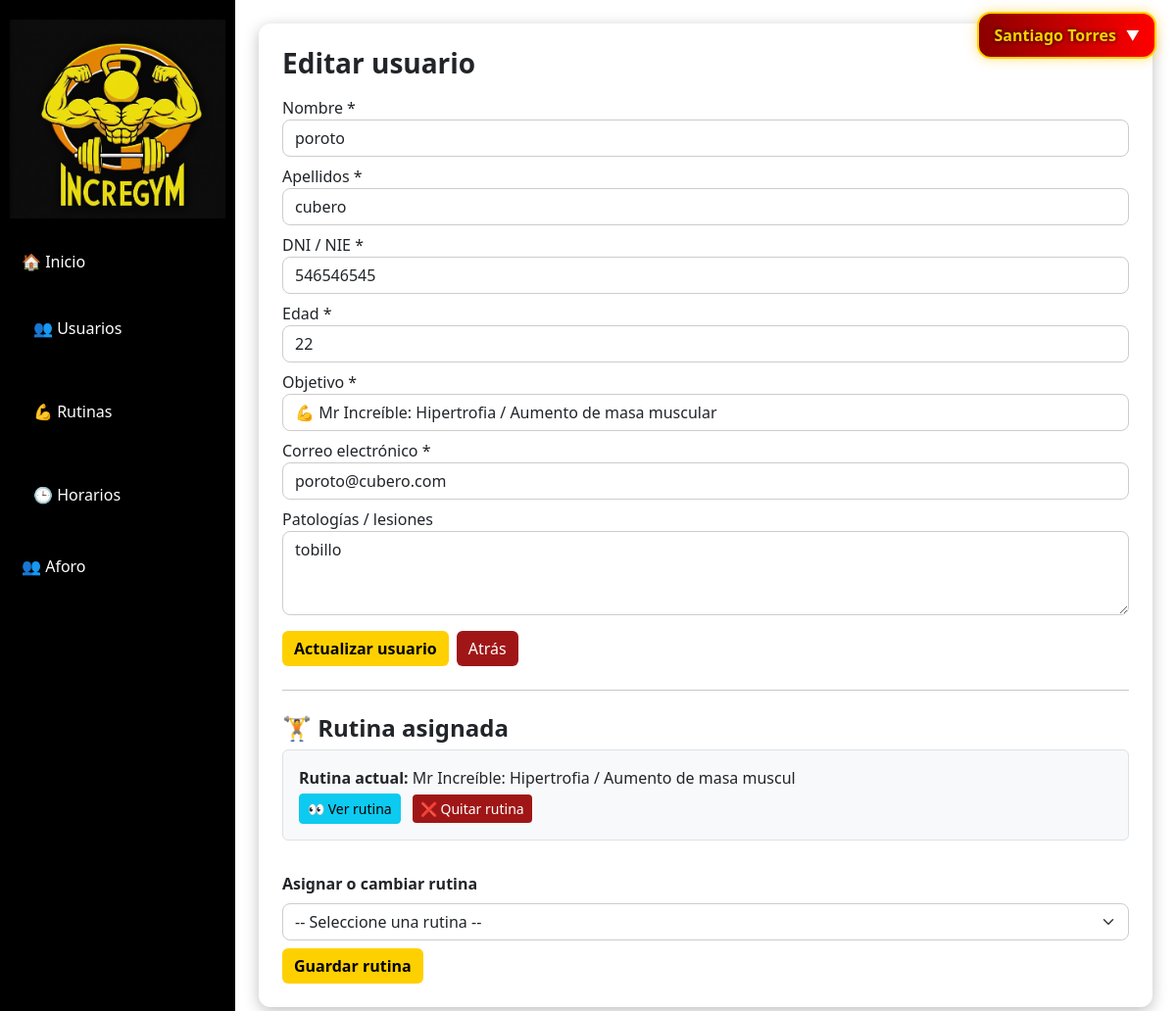
The page /index.php?url=usuarios/edit&id=15 (signed in) on the database its author committed.
### tables this page shows
CREATE TABLE `usuarios` (
  `id` int(11) NOT NULL,
  `nombre` varchar(50) NOT NULL,
  `apellidos` varchar(100) NOT NULL,
  `dni` varchar(12) NOT NULL,
  `edad` int(11) NOT NULL,
  `objetivo` varchar(100) NOT NULL,
  `email` varchar(100) NOT NULL,
  `patologias` text DEFAULT NULL
);

CREATE TABLE `usuarios_rutinas` (
  `id` int(11) NOT NULL,
  `usuario_id` int(11) NOT NULL,
  `rutina_id` int(11) NOT NULL,
  `fecha_asignacion` datetime NOT NULL
);

CREATE TABLE `rutinas` (
  `id` int(11) NOT NULL,
  `nombre` varchar(50) NOT NULL,
  `objetivo` varchar(200) NOT NULL
);

### controllers/UsuarioController.php (called while the page is built, shortened)
<?php
require_once __DIR__ . '/../config/Database.php';
require_once __DIR__ . '/../models/Usuario.php';
require_once __DIR__ . '/../models/Rutina.php';
require_once __DIR__ . '/../models/UsuarioRutina.php';
require_once __DIR__ . '/../config/paths.php';
class UsuarioController {
    public function edit() {
        $pdo = Database::connect();
        $id = $_GET['id'] ?? null;
        $usuario = Usuario::find($pdo, $id);
        $objetivos = require __DIR__ . '/../config/objetivos.php';
        $rutinaActual = UsuarioRutina::obtenerRutina($pdo, (int)$id);
        include __DIR__ . '/../views/layout.php';
    }
}

### config/paths.php (called while the page is built)
<?php
function base_path(): string
{
    $scriptName = $_SERVER['SCRIPT_NAME'] ?? '';
    $dir = str_replace('\\', '/', dirname($scriptName));
    if ($dir === '/' || $dir === '\\' || $dir === '.' || $dir === '') {
        return '';
    }
    return rtrim($dir, '/');
}

### models/Usuario.php (called while the page is built, shortened)
<?php
class Usuario {
    public static function find($pdo, $id) {
        $stmt = $pdo->prepare("SELECT * FROM usuarios WHERE id = ?");
        $stmt->execute([$id]);
        return $stmt->fetch();
    }
}

### config/objetivos.php (called while the page is built)
<?php
return [
    "💪 Mr Increíble: Hipertrofia / Aumento de masa muscular",
    "❄️ Frozono: Tonificación",
    "⚡ Dash: Atletas (pliometría, potencia)",
    "🔥 Elastic Girl: Pérdida de grasa + Flexibilidad",
    "🟣 Violeta: Adolescentes principiantes",
    "🏋️ Jack Jack: HYROX / CROSSFIT / IRONMAN",
    "🧓 Edna Moda: Recuperación funcional / +65"
];

### models/UsuarioRutina.php (called while the page is built, shortened)
<?php
class UsuarioRutina
{
    public static function obtenerRutina(PDO $pdo, int $usuarioId): ?array
    {
        $sql = "SELECT r.*, ur.fecha_asignacion
                FROM usuarios_rutinas ur
                JOIN rutinas r ON r.id = ur.rutina_id
                WHERE ur.usuario_id = ?
                ORDER BY ur.fecha_asignacion DESC
                LIMIT 1";
        $stmt = $pdo->prepare($sql);
        $stmt->execute([$usuarioId]);
        $rutina = $stmt->fetch(PDO::FETCH_ASSOC);
        return $rutina ?: null;
    }
}

### views/usuarios/edit.php (the view, shortened to what this page needs)
<div class="card p-4">
    <h3 class="fw-bold mb-3">Editar usuario</h3>
    <form id="formUsuario" action="<?= $base ?>/index.php?url=usuarios/update" method="POST" novalidate>
        <label>Nombre *</label>
        <input type="text" name="nombre" id="nombre" class="form-control"
            value="<?= htmlspecialchars($usuario['nombre']) ?>" maxlength="20">
        <label class="mt-2">Apellidos *</label>
        <input type="text" name="apellidos" id="apellidos" class="form-control"
            value="<?= htmlspecialchars($usuario['apellidos']) ?>" maxlength="50">
        <label class="mt-2">DNI / NIE *</label>
        <input type="text" name="dni" id="dni" class="form-control" value="<?= htmlspecialchars($usuario['dni']) ?>"
            maxlength="9">
        <label class="mt-2">Edad *</label>
        <input type="number" name="edad" id="edad" class="form-control"
            value="<?= htmlspecialchars($usuario['edad']) ?>">
        <label class="mt-2">Objetivo *</label>
        <select name="objetivo" id="objetivo" class="form-control">
            <?php foreach ($objetivos as $label): ?>
            <option value="<?= $label ?>" <?= $usuario['objetivo'] === $label ? 'selected' : '' ?>>
                <?= $label ?>
            </option>
            <?php endforeach; ?>
        </select>
        <label class="mt-2">Correo electrónico *</label>
        <input type="email" name="email" id="email" class="form-control"
            value="<?= htmlspecialchars($usuario['email']) ?>">
        <label class="mt-2">Patologías / lesiones</label>
        <textarea name="patologias" id="patologias" class="form-control" maxlength="200"
            rows="3"><?= htmlspecialchars($usuario['patologias']) ?></textarea>
        <div class="mt-3 d-flex gap-2">
            <button class="btn btn-primary">Actualizar usuario</button>
            <button type="button" id="btnAtras" class="btn btn-danger">Atrás</button>
        </div>
    </form>
    <hr class="my-4">
    <h4 class="fw-bold">🏋️ Rutina asignada</h4>
    <?php if ($rutinaActual): ?>
    <div class="p-3 mb-3 bg-light border rounded">
        <p class="mb-1">
            <strong>Rutina actual:</strong>
            <?= htmlspecialchars($rutinaActual['nombre']) ?>
        </p>
        <a href="<?= $base ?>/index.php?url=rutinas/show&id=<?= $rutinaActual['id'] ?>"
            class="btn btn-info btn-sm me-2">
            👀 Ver rutina
        </a>
        <a href="<?= $base ?>/index.php?url=usuarios/quitarRutina&id=<?= $usuario['id'] ?>"
            class="btn btn-danger btn-sm">
            ❌ Quitar rutina
        </a>
    </div>
    <?php else: ?>
    <p class="text-muted">Este usuario aún no tiene una rutina asignada.</p>
    <?php endif; ?>
    <form action="<?= $base ?>/index.php?url=usuarios/asignarRutinaStore" method="POST" class="mt-3">
        <label class="form-label fw-bold">Asignar o cambiar rutina</label>
        <select name="rutina_id" class="form-select" required>
            <option value="">-- Seleccione una rutina --</option>
        </select>
        <button class="btn btn-primary mt-2">Guardar rutina</button>
    </form>
</div>

### assets/css/style.css (style rules this page uses)
:root { --rojo: #A01616; --rojo-oscuro: #700b0b; --amarillo: #FFD000; --amarillo-oscuro: #d4ad00; --naranja: #F5A300; --negro: #000000; --gris-claro: #f4f4f4; --gris-medio: #e9e9e9; --sombra: rgba(0, 0, 0, 0.25); }
.card { border-radius: 12px; border: none !important; box-shadow: 0 4px 15px var(--sombra); transition: transform 0.2s ease, box-shadow 0.2s ease; }
.btn-primary { background: var(--amarillo); border: none; color: black; font-weight: 600; }
.btn-danger { background: var(--rojo); border: none; }
input, select, textarea { border-radius: 8px !important; border: 1px solid #ccc !important; }

### rows shown on the page
usuarios: nombre "poroto", apellidos "cubero", dni "546546545", edad "22", objetivo "💪 Mr Increíble: Hipertrofia / Aumento de masa muscular", email "poroto@cubero.com", patologias "tobillo"
usuarios_rutinas: rutina.nombre "Mr Increíble: Hipertrofia / Aumento de masa muscul"

### other values the page prints
$_SESSION['empleado']['nombre'] "Santiago"
$_SESSION['empleado']['apellido'] "Torres"
